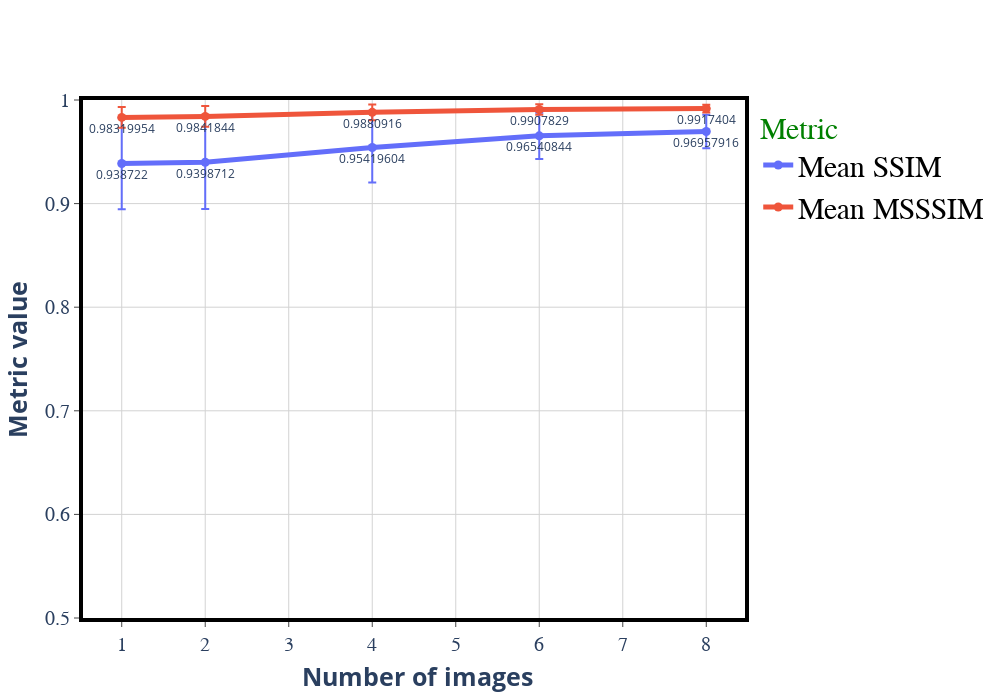

Notebook code for this chart:
### Code cell
from plotly.subplots import make_subplots


fig = make_subplots(rows=1, cols=1)

fig.add_trace(go.Scatter(y=ssim_mean_list, x=image_count, mode="lines+markers+text",
            marker=dict(
                size=9,
            ),line=dict(
            width=5),text=ssim_mean_list,
    textposition="bottom center"
    , name="Mean SSIM", error_y=dict(type='data', array=ssim_std_list)
            ), row=1, col=1)

fig.add_trace(go.Scatter(y=msssim_mean_list, x=image_count, mode="lines+markers+text",
            marker=dict(
                size=9,
            ),line=dict(
            width=5),text=msssim_mean_list, error_y=dict(type='data', array=msssim_std_list),
    textposition="bottom center"
    ,name="Mean MSSSIM"
            ), row=1, col=1)

fig.update_layout(height=700, width=1000)
fig.update_layout(
        plot_bgcolor='white'
    )
fig.update_layout(
    autosize=False,
    xaxis = dict(
        mirror=True,
        ticks='outside',
        #showline=True,
        linecolor='black',
        gridcolor='lightgrey',
        tickmode = 'array',
        #tickvals=[  "Baseline",   "5",  "10",  "15",  "20",  "25",  "30",  "40",  "50",  "60",  "75",
        #"90", "105", "120", "135"],
        #range=[0, 140],
        zeroline=True, zerolinewidth=2,
        linewidth = 4
        #, ticklen=5,
        #constrain="domain",
        #gridwidth=10,
    #)
    ),
    #fig.update_yaxes(
      yaxis = dict(  mirror=True,
        ticks='outside',
        showline=True,
        linecolor='black',
        gridcolor='lightgrey',
        range=[0.5, 1],
        tickmode = 'array',
        zeroline=True, zerolinewidth=2,
       linewidth=4
        #gridwidth=10,
        
    ),
      xaxis_title =dict(text="<b> Number of images</b> ", font=dict(size=25))  ,
      yaxis_title=dict(text="<b> Metric value </b> ", font=dict(size=25)) 
    )
#fig.update_layout(
#    title=dict(text="<b> Mean Pulse Rate </b>", font=dict(size=35))
#)
fig.update_layout(
yaxis = dict(
tickfont = dict(size=20)))
fig.update_layout(
xaxis = dict(
tickfont = dict(size=20)))
fig.update_yaxes(tickfont_family="Arial Black")
fig.update_xaxes(tickfont_family="Arial Black")
fig.update_layout(legend = dict(font = dict(family = "Arial Black", size = 30, color = "black")),
                  legend_title = dict(text="Metric", font = dict(family = "Arial Black", size = 30, color = "green")))

#fig.update_layout(legend_title_text='Group',  dict(font = dict(family = "Arial Black", size = 20, color = "black"))

fig.show()

### Figure 1 — Plotly figure (JSON) as saved in the notebook; plotly's stock layout.template omitted (floating-point values rounded to 4 significant figures)
{"data": [{"error_y": {"array": [0.04425, 0.04517, 0.03377, 0.02237, 0.01626], "type": "data"}, "line": {"width": 5}, "marker": {"size": 9}, "mode": "lines+markers+text", "name": "Mean SSIM", "text": ["0.938722", "0.9398712", "0.95419604", "0.96540844", "0.96957916"], "textposition": "bottom center", "type": "scatter", "x": [1, 2, 4, 6, 8], "xaxis": "x", "y": [0.9387, 0.9399, 0.9542, 0.9654, 0.9696], "yaxis": "y"}, {"error_y": {"array": [0.01004, 0.009936, 0.007564, 0.005141, 0.003717], "type": "data"}, "line": {"width": 5}, "marker": {"size": 9}, "mode": "lines+markers+text", "name": "Mean MSSSIM", "text": ["0.98319954", "0.9841844", "0.9880916", "0.9907829", "0.9917404"], "textposition": "bottom center", "type": "scatter", "x": [1, 2, 4, 6, 8], "xaxis": "x", "y": [0.9832, 0.9842, 0.9881, 0.9908, 0.9917], "yaxis": "y"}], "layout": {"autosize": false, "height": 700, "legend": {"font": {"color": "black", "family": "Arial Black", "size": 30}, "title": {"font": {"color": "green", "family": "Arial Black", "size": 30}, "text": "Metric"}}, "plot_bgcolor": "white", "width": 1000, "xaxis": {"anchor": "y", "domain": [0, 1], "gridcolor": "lightgrey", "linecolor": "black", "linewidth": 4, "mirror": true, "tickfont": {"family": "Arial Black", "size": 20}, "tickmode": "array", "ticks": "outside", "title": {"font": {"size": 25}, "text": "<b> Number of images</b> "}, "zeroline": true, "zerolinewidth": 2}, "yaxis": {"anchor": "x", "domain": [0, 1], "gridcolor": "lightgrey", "linecolor": "black", "linewidth": 4, "mirror": true, "range": [0.5, 1], "showline": true, "tickfont": {"family": "Arial Black", "size": 20}, "tickmode": "array", "ticks": "outside", "title": {"font": {"size": 25}, "text": "<b> Metric value </b> "}, "zeroline": true, "zerolinewidth": 2}}}
